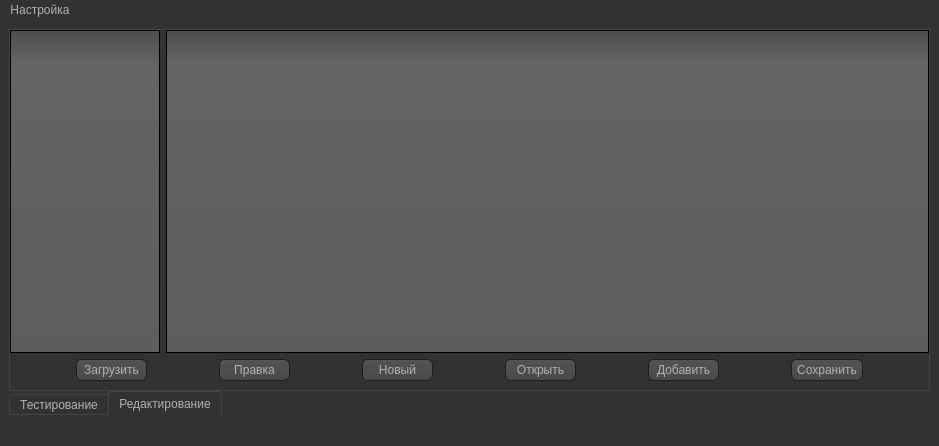
<?xml version="1.0" encoding="UTF-8"?>
<ui version="4.0">
 <class>MainWindow</class>
 <widget class="QMainWindow" name="MainWindow">
  <property name="geometry">
   <rect>
    <x>0</x>
    <y>0</y>
    <width>939</width>
    <height>446</height>
   </rect>
  </property>
  <property name="windowTitle">
   <string>У2270 Программа</string>
  </property>
  <property name="styleSheet">
   <string notr="true">QToolTip
{
     border: 1px solid black;
     background-color: #ffa02f;
     padding: 1px;
     border-radius: 3px;
     opacity: 100;
}

QWidget
{
    color: #b1b1b1;
    background-color: #323232;
}

QWidget:item:hover
{
    background-color: QLinearGradient( x1: 0, y1: 0, x2: 0, y2: 1, stop: 0 #ffa02f, stop: 1 #ca0619);
    color: #000000;
}

QWidget:item:selected
{
    background-color: QLinearGradient( x1: 0, y1: 0, x2: 0, y2: 1, stop: 0 #ffa02f, stop: 1 #d7801a);
}

QMenuBar::item
{
    background: transparent;
}

QMenuBar::item:selected
{
    background: transparent;
    border: 1px solid #ffaa00;
}

QMenuBar::item:pressed
{
    background: #444;
    border: 1px solid #000;
    background-color: QLinearGradient(
        x1:0, y1:0,
        x2:0, y2:1,
        stop:1 #212121,
        stop:0.4 #343434/*,
        stop:0.2 #343434,
        stop:0.1 #ffaa00*/
    );
    margin-bottom:-1px;
    padding-bottom:1px;
}

QMenu
{
    border: 1px solid #000;
}

QMenu::item
{
    padding: 2px 20px 2px 20px;
}

QMenu::item:selected
{
    color: #000000;
}

QWidget:disabled
{
    color: #404040;
    background-color: #323232;
}

QAbstractItemView
{
    background-color: QLinearGradient( x1: 0, y1: 0, x2: 0, y2: 1, stop: 0 #4d4d4d, stop: 0.1 #646464, stop: 1 #5d5d5d);
}

QWidget:focus
{
    /*border: 2px solid QLinearGradient( x1: 0, y1: 0, x2: 0, y2: 1, stop: 0 #ffa02f, stop: 1 #d7801a);*/
}

/* QSpinBox*/
/*-----QSpinBox &amp; QDateTimeEdit-----*/
QSpinBox,
QDateTimeEdit 
{
    background-color: #131313;
	color : #eee;
	border: 1px solid #343434;
	padding: 3px;
	padding-left: 5px;
    border-radius : 2px;

}


QSpinBox::up-button, 
QDateTimeEdit::up-button
{
	border-top-right-radius:2px;
	background-color: #777777;
    width: 16px; 
    border-width: 1px;

}


QSpinBox::up-button:hover, 
QDateTimeEdit::up-button:hover
{
	background-color: #585858;

}


QSpinBox::up-button:pressed, 
QDateTimeEdit::up-button:pressed
{
	background-color: #252525;
    width: 16px; 
    border-width: 1px;

}


QSpinBox::up-arrow,
QDateTimeEdit::up-arrow
{
    image: url(:/img/img/arrowUp.png);
    width: 7px;
    height: 7px;

}


QSpinBox::down-button, 
QDateTimeEdit::down-button
{
	border-bottom-right-radius:2px;
	background-color: #777777;
    width: 16px; 
    border-width: 1px;

}


QSpinBox::down-button:hover, 
QDateTimeEdit::down-button:hover
{
	background-color: #585858;

}


QSpinBox::down-button:pressed, 
QDateTimeEdit::down-button:pressed
{
	background-color: #252525;
    width: 16px; 
    border-width: 1px;

}


QSpinBox::down-arrow,
QDateTimeEdit::down-arrow
{
    image: url(:/img/img/arrowDown.png);
    width: 7px;
    height: 7px;

}


/*--------------*/

QLineEdit
{
    background-color: QLinearGradient( x1: 0, y1: 0, x2: 0, y2: 1, stop: 0 #4d4d4d, stop: 0 #646464, stop: 1 #5d5d5d);
    padding: 1px;
    border-style: solid;
    border: 1px solid #1e1e1e;
    border-radius: 5;
}

QPushButton
{
    color: #b1b1b1;
    background-color: QLinearGradient( x1: 0, y1: 0, x2: 0, y2: 1, stop: 0 #565656, stop: 0.1 #525252, stop: 0.5 #4e4e4e, stop: 0.9 #4a4a4a, stop: 1 #464646);
    border-width: 1px;
    border-color: #1e1e1e;
    border-style: solid;
    border-radius: 6;
    padding: 3px;
    font-size: 12px;
    padding-left: 5px;
    padding-right: 5px;
}

QPushButton:pressed
{
    background-color: QLinearGradient( x1: 0, y1: 0, x2: 0, y2: 1, stop: 0 #2d2d2d, stop: 0.1 #2b2b2b, stop: 0.5 #292929, stop: 0.9 #282828, stop: 1 #252525);
}

QComboBox
{
    selection-background-color: #ffaa00;
    background-color: QLinearGradient( x1: 0, y1: 0, x2: 0, y2: 1, stop: 0 #565656, stop: 0.1 #525252, stop: 0.5 #4e4e4e, stop: 0.9 #4a4a4a, stop: 1 #464646);
    border-style: solid;
    border: 1px solid #1e1e1e;
    border-radius: 5;
}

QComboBox:hover,QPushButton:hover
{
    border: 2px solid QLinearGradient( x1: 0, y1: 0, x2: 0, y2: 1, stop: 0 #ffa02f, stop: 1 #d7801a);
}


QComboBox:on
{
    padding-top: 3px;
    padding-left: 4px;
    background-color: QLinearGradient( x1: 0, y1: 0, x2: 0, y2: 1, stop: 0 #2d2d2d, stop: 0.1 #2b2b2b, stop: 0.5 #292929, stop: 0.9 #282828, stop: 1 #252525);
    selection-background-color: #ffaa00;
}

QComboBox QAbstractItemView
{
    border: 2px solid darkgray;
    selection-background-color: QLinearGradient( x1: 0, y1: 0, x2: 0, y2: 1, stop: 0 #ffa02f, stop: 1 #d7801a);
}

QComboBox::drop-down
{
     subcontrol-origin: padding;
     subcontrol-position: top right;
     width: 15px;

     border-left-width: 0px;
     border-left-color: darkgray;
     border-left-style: solid; /* just a single line */
     border-top-right-radius: 3px; /* same radius as the QComboBox */
     border-bottom-right-radius: 3px;
 }

QComboBox::down-arrow
{
     image: url(:/img/img/arrowDown.png);
}

QGroupBox:focus
{
border: 2px solid QLinearGradient( x1: 0, y1: 0, x2: 0, y2: 1, stop: 0 #ffa02f, stop: 1 #d7801a);
}

QTextEdit:focus
{
    border: 2px solid QLinearGradient( x1: 0, y1: 0, x2: 0, y2: 1, stop: 0 #ffa02f, stop: 1 #d7801a);
}

QScrollBar:horizontal {
     border: 1px solid #222222;
     background: QLinearGradient( x1: 0, y1: 0, x2: 0, y2: 1, stop: 0.0 #121212, stop: 0.2 #282828, stop: 1 #484848);
     height: 7px;
     margin: 0px 16px 0 16px;
}

QScrollBar::handle:horizontal
{
      background: QLinearGradient( x1: 0, y1: 0, x2: 1, y2: 0, stop: 0 #ffa02f, stop: 0.5 #d7801a, stop: 1 #ffa02f);
      min-height: 20px;
      border-radius: 2px;
}

QScrollBar::add-line:horizontal {
      border: 1px solid #1b1b19;
      border-radius: 2px;
      background: QLinearGradient( x1: 0, y1: 0, x2: 1, y2: 0, stop: 0 #ffa02f, stop: 1 #d7801a);
      width: 14px;
      subcontrol-position: right;
      subcontrol-origin: margin;
}

QScrollBar::sub-line:horizontal {
      border: 1px solid #1b1b19;
      border-radius: 2px;
      background: QLinearGradient( x1: 0, y1: 0, x2: 1, y2: 0, stop: 0 #ffa02f, stop: 1 #d7801a);
      width: 14px;
     subcontrol-position: left;
     subcontrol-origin: margin;
}

QScrollBar::right-arrow:horizontal, QScrollBar::left-arrow:horizontal
{
      border: 1px solid black;
      width: 1px;
      height: 1px;
      background: white;
}

QScrollBar::add-page:horizontal, QScrollBar::sub-page:horizontal
{
      background: none;
}

QScrollBar:vertical
{
      background: QLinearGradient( x1: 0, y1: 0, x2: 1, y2: 0, stop: 0.0 #121212, stop: 0.2 #282828, stop: 1 #484848);
      width: 7px;
      margin: 16px 0 16px 0;
      border: 1px solid #222222;
}

QScrollBar::handle:vertical
{
      background: QLinearGradient( x1: 0, y1: 0, x2: 0, y2: 1, stop: 0 #ffa02f, stop: 0.5 #d7801a, stop: 1 #ffa02f);
      min-height: 20px;
      border-radius: 2px;
}

QScrollBar::add-line:vertical
{
      border: 1px solid #1b1b19;
      border-radius: 2px;
      background: QLinearGradient( x1: 0, y1: 0, x2: 0, y2: 1, stop: 0 #ffa02f, stop: 1 #d7801a);
      height: 14px;
      subcontrol-position: bottom;
      subcontrol-origin: margin;
}

QScrollBar::sub-line:vertical
{
      border: 1px solid #1b1b19;
      border-radius: 2px;
      background: QLinearGradient( x1: 0, y1: 0, x2: 0, y2: 1, stop: 0 #d7801a, stop: 1 #ffa02f);
      height: 14px;
      subcontrol-position: top;
      subcontrol-origin: margin;
}

QScrollBar::up-arrow:vertical, QScrollBar::down-arrow:vertical
{
      border: 1px solid black;
      width: 1px;
      height: 1px;
      background: white;
}


QScrollBar::add-page:vertical, QScrollBar::sub-page:vertical
{
      background: none;
}

QTextEdit
{
    background-color: #242424;
}

QPlainTextEdit
{
    background-color: #242424;
}

QHeaderView::section
{
    background-color: QLinearGradient(x1:0, y1:0, x2:0, y2:1, stop:0 #616161, stop: 0.5 #505050, stop: 0.6 #434343, stop:1 #656565);
    color: white;
    padding-left: 4px;
    border: 1px solid #6c6c6c;
}

QCheckBox:disabled
{
color: #414141;
}

QDockWidget::title
{
    text-align: center;
    spacing: 3px; /* spacing between items in the tool bar */
    background-color: QLinearGradient(x1:0, y1:0, x2:0, y2:1, stop:0 #323232, stop: 0.5 #242424, stop:1 #323232);
}

QDockWidget::close-button, QDockWidget::float-button
{
    text-align: center;
    spacing: 1px; /* spacing between items in the tool bar */
    background-color: QLinearGradient(x1:0, y1:0, x2:0, y2:1, stop:0 #323232, stop: 0.5 #242424, stop:1 #323232);
}

QDockWidget::close-button:hover, QDockWidget::float-button:hover
{
    background: #242424;
}

QDockWidget::close-button:pressed, QDockWidget::float-button:pressed
{
    padding: 1px -1px -1px 1px;
}

QMainWindow::separator
{
    background-color: QLinearGradient(x1:0, y1:0, x2:0, y2:1, stop:0 #161616, stop: 0.5 #151515, stop: 0.6 #212121, stop:1 #343434);
    color: white;
    padding-left: 4px;
    border: 1px solid #4c4c4c;
    spacing: 3px; /* spacing between items in the tool bar */
}

QMainWindow::separator:hover
{

    background-color: QLinearGradient(x1:0, y1:0, x2:0, y2:1, stop:0 #d7801a, stop:0.5 #b56c17 stop:1 #ffa02f);
    color: white;
    padding-left: 4px;
    border: 1px solid #6c6c6c;
    spacing: 3px; /* spacing between items in the tool bar */
}

QToolBar::handle
{
     spacing: 3px; /* spacing between items in the tool bar */
     background: url(:/images/handle.png);
}

QMenu::separator
{
    height: 2px;
    background-color: QLinearGradient(x1:0, y1:0, x2:0, y2:1, stop:0 #161616, stop: 0.5 #151515, stop: 0.6 #212121, stop:1 #343434);
    color: white;
    padding-left: 4px;
    margin-left: 10px;
    margin-right: 5px;
}

QProgressBar
{
    border: 2px solid grey;
    border-radius: 5px;
    text-align: center;
}

QProgressBar::chunk
{
    /*background-color: #d7801a;*/
	background-color: QLinearGradient( x1: 0, y1: 0, x2: 0, y2: 1, stop: 0 #ffa02f, stop: 1 #d7801a);
    width: 1.15px;
	color: #ffffff;
    /*margin: 0.5px;*/
}

QTabBar::tab {
    color: #b1b1b1;
    border: 1px solid #444;
    border-bottom-style: none;
    background-color: #323232;
    padding-left: 10px;
    padding-right: 10px;
    padding-top: 3px;
    padding-bottom: 2px;
    margin-right: -1px;
}

QTabWidget::pane {
    border: 1px solid #444;
    top: 1px;
}

QTabBar::tab:last
{
    margin-right: 0; /* the last selected tab has nothing to overlap with on the right */
    border-top-right-radius: 3px;
}

QTabBar::tab:first:!selected
{
 margin-left: 0px; /* the last selected tab has nothing to overlap with on the right */


    border-top-left-radius: 3px;
}

QTabBar::tab:!selected
{
    color: #b1b1b1;
    border-bottom-style: solid;
    margin-top: 3px;
    background-color: QLinearGradient(x1:0, y1:0, x2:0, y2:1, stop:1 #212121, stop:.4 #343434);
}

QTabBar::tab:selected
{
    border-top-left-radius: 3px;
    border-top-right-radius: 3px;
    margin-bottom: 0px;
}

QTabBar::tab:!selected:hover
{
    /*border-top: 2px solid #ffaa00;
    padding-bottom: 3px;*/
    border-top-left-radius: 3px;
    border-top-right-radius: 3px;
    background-color: QLinearGradient(x1:0, y1:0, x2:0, y2:1, stop:1 #212121, stop:0.4 #343434, stop:0.2 #343434, stop:0.1 #ffaa00);
}

QRadioButton::indicator:checked, QRadioButton::indicator:unchecked{
    color: #b1b1b1;
    background-color: #323232;
    border: 1px solid #b1b1b1;
    border-radius: 6px;
}

QRadioButton::indicator:checked
{
    background-color: qradialgradient(
        cx: 0.5, cy: 0.5,
        fx: 0.5, fy: 0.5,
        radius: 1.0,
        stop: 0.25 #ffaa00,
        stop: 0.3 #323232
    );
}

QCheckBox::indicator{
    color: #b1b1b1;
    background-color: #323232;
    border: 1px solid #b1b1b1;
    width: 9px;
    height: 9px;
}

QRadioButton::indicator
{
    border-radius: 6px;
}

QRadioButton::indicator:hover, QCheckBox::indicator:hover
{
    border: 1px solid #ffaa00;
}

QCheckBox::indicator:checked
{
    image:url(:/img/img/checkBox.png);
}

QCheckBox::indicator:disabled, QRadioButton::indicator:disabled
{
    border: 1px solid #444;
}
</string>
  </property>
  <widget class="QWidget" name="centralwidget">
   <layout class="QGridLayout" name="gridLayout_2">
    <item row="0" column="0">
     <widget class="QTabWidget" name="tabWidget">
      <property name="styleSheet">
       <string notr="true"/>
      </property>
      <property name="tabPosition">
       <enum>QTabWidget::South</enum>
      </property>
      <property name="currentIndex">
       <number>1</number>
      </property>
      <widget class="QWidget" name="tab">
       <attribute name="title">
        <string>Тестирование</string>
       </attribute>
       <layout class="QGridLayout" name="gridLayout_3">
        <property name="leftMargin">
         <number>0</number>
        </property>
        <property name="topMargin">
         <number>0</number>
        </property>
        <property name="rightMargin">
         <number>0</number>
        </property>
        <item row="0" column="0">
         <widget class="QTableWidget" name="tableWidget">
          <property name="selectionBehavior">
           <enum>QAbstractItemView::SelectRows</enum>
          </property>
          <attribute name="horizontalHeaderVisible">
           <bool>false</bool>
          </attribute>
          <attribute name="verticalHeaderVisible">
           <bool>false</bool>
          </attribute>
         </widget>
        </item>
        <item row="1" column="0">
         <layout class="QHBoxLayout" name="horizontalLayout_2">
          <item>
           <spacer name="horizontalSpacer_8">
            <property name="orientation">
             <enum>Qt::Horizontal</enum>
            </property>
            <property name="sizeHint" stdset="0">
             <size>
              <width>40</width>
              <height>20</height>
             </size>
            </property>
           </spacer>
          </item>
          <item>
           <widget class="QPushButton" name="pBtnStart">
            <property name="sizePolicy">
             <sizepolicy hsizetype="Fixed" vsizetype="Fixed">
              <horstretch>0</horstretch>
              <verstretch>0</verstretch>
             </sizepolicy>
            </property>
            <property name="minimumSize">
             <size>
              <width>71</width>
              <height>0</height>
             </size>
            </property>
            <property name="text">
             <string>Старт</string>
            </property>
           </widget>
          </item>
          <item>
           <spacer name="horizontalSpacer_9">
            <property name="orientation">
             <enum>Qt::Horizontal</enum>
            </property>
            <property name="sizeHint" stdset="0">
             <size>
              <width>40</width>
              <height>20</height>
             </size>
            </property>
           </spacer>
          </item>
          <item>
           <widget class="QPushButton" name="pBtnStop">
            <property name="sizePolicy">
             <sizepolicy hsizetype="Fixed" vsizetype="Fixed">
              <horstretch>0</horstretch>
              <verstretch>0</verstretch>
             </sizepolicy>
            </property>
            <property name="minimumSize">
             <size>
              <width>71</width>
              <height>0</height>
             </size>
            </property>
            <property name="text">
             <string>Стоп</string>
            </property>
           </widget>
          </item>
          <item>
           <spacer name="horizontalSpacer_10">
            <property name="orientation">
             <enum>Qt::Horizontal</enum>
            </property>
            <property name="sizeHint" stdset="0">
             <size>
              <width>40</width>
              <height>20</height>
             </size>
            </property>
           </spacer>
          </item>
          <item>
           <widget class="QPushButton" name="pBtnSaveResult">
            <property name="sizePolicy">
             <sizepolicy hsizetype="Fixed" vsizetype="Fixed">
              <horstretch>0</horstretch>
              <verstretch>0</verstretch>
             </sizepolicy>
            </property>
            <property name="minimumSize">
             <size>
              <width>71</width>
              <height>0</height>
             </size>
            </property>
            <property name="text">
             <string>Сохранить</string>
            </property>
           </widget>
          </item>
          <item>
           <spacer name="horizontalSpacer_11">
            <property name="orientation">
             <enum>Qt::Horizontal</enum>
            </property>
            <property name="sizeHint" stdset="0">
             <size>
              <width>40</width>
              <height>20</height>
             </size>
            </property>
           </spacer>
          </item>
          <item>
           <widget class="QPushButton" name="pBtnClearResult">
            <property name="sizePolicy">
             <sizepolicy hsizetype="Fixed" vsizetype="Fixed">
              <horstretch>0</horstretch>
              <verstretch>0</verstretch>
             </sizepolicy>
            </property>
            <property name="minimumSize">
             <size>
              <width>71</width>
              <height>0</height>
             </size>
            </property>
            <property name="text">
             <string>Очистить</string>
            </property>
           </widget>
          </item>
          <item>
           <spacer name="horizontalSpacer_12">
            <property name="orientation">
             <enum>Qt::Horizontal</enum>
            </property>
            <property name="sizeHint" stdset="0">
             <size>
              <width>40</width>
              <height>20</height>
             </size>
            </property>
           </spacer>
          </item>
         </layout>
        </item>
       </layout>
      </widget>
      <widget class="QWidget" name="tab_2">
       <attribute name="title">
        <string>Редактирование</string>
       </attribute>
       <layout class="QGridLayout" name="gridLayout">
        <property name="leftMargin">
         <number>0</number>
        </property>
        <property name="topMargin">
         <number>0</number>
        </property>
        <property name="rightMargin">
         <number>0</number>
        </property>
        <item row="0" column="0">
         <widget class="QTableView" name="tableChannelName">
          <property name="minimumSize">
           <size>
            <width>150</width>
            <height>0</height>
           </size>
          </property>
          <property name="maximumSize">
           <size>
            <width>150</width>
            <height>16777215</height>
           </size>
          </property>
          <attribute name="horizontalHeaderMinimumSectionSize">
           <number>20</number>
          </attribute>
          <attribute name="verticalHeaderVisible">
           <bool>false</bool>
          </attribute>
         </widget>
        </item>
        <item row="0" column="1">
         <widget class="QTableView" name="tableViewConfig">
          <property name="styleSheet">
           <string notr="true"/>
          </property>
          <attribute name="verticalHeaderVisible">
           <bool>false</bool>
          </attribute>
          <attribute name="verticalHeaderHighlightSections">
           <bool>false</bool>
          </attribute>
         </widget>
        </item>
        <item row="1" column="0" colspan="2">
         <layout class="QHBoxLayout" name="horizontalLayout">
          <item>
           <spacer name="horizontalSpacer">
            <property name="orientation">
             <enum>Qt::Horizontal</enum>
            </property>
            <property name="sizeHint" stdset="0">
             <size>
              <width>10</width>
              <height>20</height>
             </size>
            </property>
           </spacer>
          </item>
          <item>
           <widget class="QPushButton" name="pBtnLoadConfigToTest">
            <property name="minimumSize">
             <size>
              <width>71</width>
              <height>0</height>
             </size>
            </property>
            <property name="text">
             <string>Загрузить</string>
            </property>
           </widget>
          </item>
          <item>
           <spacer name="horizontalSpacer_2">
            <property name="orientation">
             <enum>Qt::Horizontal</enum>
            </property>
            <property name="sizeHint" stdset="0">
             <size>
              <width>10</width>
              <height>20</height>
             </size>
            </property>
           </spacer>
          </item>
          <item>
           <widget class="QPushButton" name="pBtnEditConfigSteps">
            <property name="minimumSize">
             <size>
              <width>71</width>
              <height>0</height>
             </size>
            </property>
            <property name="text">
             <string>Правка</string>
            </property>
           </widget>
          </item>
          <item>
           <spacer name="horizontalSpacer_3">
            <property name="orientation">
             <enum>Qt::Horizontal</enum>
            </property>
            <property name="sizeHint" stdset="0">
             <size>
              <width>10</width>
              <height>20</height>
             </size>
            </property>
           </spacer>
          </item>
          <item>
           <widget class="QPushButton" name="pBtnNewConfigSteps">
            <property name="minimumSize">
             <size>
              <width>71</width>
              <height>0</height>
             </size>
            </property>
            <property name="text">
             <string>Новый</string>
            </property>
           </widget>
          </item>
          <item>
           <spacer name="horizontalSpacer_4">
            <property name="orientation">
             <enum>Qt::Horizontal</enum>
            </property>
            <property name="sizeHint" stdset="0">
             <size>
              <width>10</width>
              <height>20</height>
             </size>
            </property>
           </spacer>
          </item>
          <item>
           <widget class="QPushButton" name="pBtnOpenConfigSteps">
            <property name="minimumSize">
             <size>
              <width>71</width>
              <height>0</height>
             </size>
            </property>
            <property name="text">
             <string>Открыть</string>
            </property>
           </widget>
          </item>
          <item>
           <spacer name="horizontalSpacer_5">
            <property name="orientation">
             <enum>Qt::Horizontal</enum>
            </property>
            <property name="sizeHint" stdset="0">
             <size>
              <width>10</width>
              <height>20</height>
             </size>
            </property>
           </spacer>
          </item>
          <item>
           <widget class="QPushButton" name="pBtnAddConfigSteps">
            <property name="minimumSize">
             <size>
              <width>71</width>
              <height>0</height>
             </size>
            </property>
            <property name="text">
             <string>Добавить</string>
            </property>
           </widget>
          </item>
          <item>
           <spacer name="horizontalSpacer_6">
            <property name="orientation">
             <enum>Qt::Horizontal</enum>
            </property>
            <property name="sizeHint" stdset="0">
             <size>
              <width>10</width>
              <height>20</height>
             </size>
            </property>
           </spacer>
          </item>
          <item>
           <widget class="QPushButton" name="pBtnSaveConfigSteps">
            <property name="minimumSize">
             <size>
              <width>71</width>
              <height>0</height>
             </size>
            </property>
            <property name="text">
             <string>Сохранить</string>
            </property>
           </widget>
          </item>
          <item>
           <spacer name="horizontalSpacer_7">
            <property name="orientation">
             <enum>Qt::Horizontal</enum>
            </property>
            <property name="sizeHint" stdset="0">
             <size>
              <width>10</width>
              <height>20</height>
             </size>
            </property>
           </spacer>
          </item>
         </layout>
        </item>
       </layout>
      </widget>
     </widget>
    </item>
   </layout>
  </widget>
  <widget class="QMenuBar" name="menubar">
   <property name="geometry">
    <rect>
     <x>0</x>
     <y>0</y>
     <width>939</width>
     <height>21</height>
    </rect>
   </property>
   <widget class="QMenu" name="menu">
    <property name="title">
     <string>Настройка</string>
    </property>
    <addaction name="actionSerialPort"/>
   </widget>
   <addaction name="menu"/>
  </widget>
  <widget class="QStatusBar" name="statusbar"/>
  <action name="actionSerialPort">
   <property name="text">
    <string>Подключение</string>
   </property>
  </action>
 </widget>
 <resources/>
 <connections/>
</ui>
